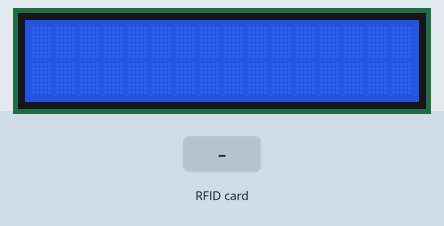
The sketch below on a simulated Arduino Uno, built with avr-gcc and run on an emulated ATmega328P. Shown: 16×2 character LCD. Inputs (shaded band) come from the test bench. What the sketch prints to the serial monitor is not drawn.

Above: at 1.3 s.
1.4 s: RFID card AA E9 6E 06 held to the reader
At 2.0 s:
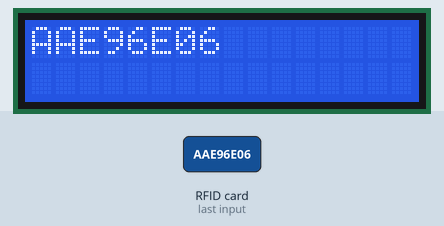
2.9 s: RFID card 25 DB 6F 06 held to the reader
At 4.1 s:
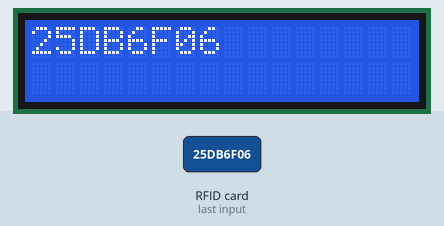
4.4 s: RFID card CE 6E 59 06 held to the reader
At 5.0 s:
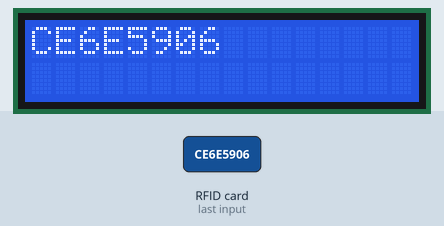
5.9 s: RFID card 5E 7A 19 C4 held to the reader
At 6.7 s:
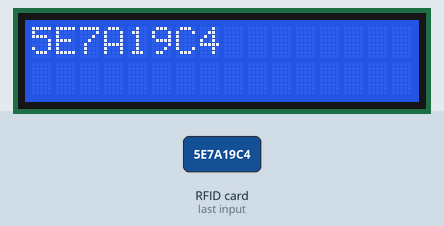
Timing chart, 0 to 8.4 s (numbered marks = the images above; inputs shaded):
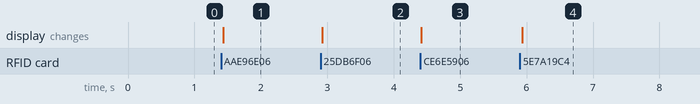

Measured:
- after the input at 1.4 s, the display: changes at once (image 1)
- after the input at 2.9 s, the display: changes at once (image 2)
- after the input at 4.4 s, the display: changes at once (image 3)
- after the input at 5.9 s, the display: changes at once (image 4)

The sketch:

GameVault.ino
```cpp
#include "config.h"

void setup() {

  lcd.init();
  lcd.backlight();

  SPI.begin();
  rfid.PCD_Init();

  Serial.begin(9600);

}
void loop() {

  if (!rfid.PICC_IsNewCardPresent()) {
    // If there is no new card readed do not contain to other steps of loop
    return;
  }

  else if (!rfid.PICC_ReadCardSerial()) {
    // There is a card that has been readed but it does not in a shape of desired format
    display("Cannot read card");
    return;
  } else {
    // Card readed successfully!

    // Create a char array for store card id.
    char UID[18];
    UID[0] = '\0';

    for (byte i = 0; i < rfid.uid.size; i++) {
      // destination: &UID[i * 2]
      // format: "%02X"
      // write: rfid.uid.uidByte[i]
      sprintf(&UID[i * 2], "%02X", rfid.uid.uidByte[i]);
    }

    // display the card id that has been written
    display(UID);

    // If the card's ID has matched with our 4 local card ID, print card no and card code.
    for (int i=0;i<4;i++) {

      if ( strcmp(UID, cardArray[i]) == 0 ) {

        Serial.print("Card no: ");
        Serial.print(i + 1);
        Serial.print("   Card code: ");
        Serial.println(UID);

      }

    }

    // Securely finish the reading process
    rfid.PICC_HaltA();
    rfid.PCD_StopCrypto1();
  }
}

void display(char* txt) {

  lcd.clear();
  lcd.setCursor(0,0);

  int length = strlen(txt);

  if (length > 16) {

    for(int i = 0; i < 16; i++) lcd.print(txt[i]);
    lcd.setCursor(0, 1);
    lcd.print(&txt[16]);

  } else {
    lcd.print(txt);
  }

}
```

config.h
```cpp
#ifndef CONFIG_H
#define CONFIG_H

#include <Wire.h>
#include <LiquidCrystal_I2C.h> // LCD Screen
#include <Keypad.h> // Keypad
#include <SPI.h>
#include <MFRC522.h>

#define SS_PIN 10
#define RST_PIN A0

const byte rows[4] = {2, 3, 4, 5};
const byte cols[4] = {6, 7, 8, 9};

char *cardArray[4] = {"AAE96E06", "25DB6F06", "CE6E5906", "C7065906"};

char keys[4][4] = {
  {'D', 'C', 'B', 'A'},
  {'#', '9', '6', '3'},
  {'0', '8', '5', '2'},
  {'*', '7', '4', '1'},
};

LiquidCrystal_I2C lcd(0x27, 16, 2);
Keypad keypad = Keypad(makeKeymap(keys), rows, cols, 4, 4);

MFRC522 rfid(SS_PIN, RST_PIN);

MFRC522::MIFARE_Key key;

#endif
```
